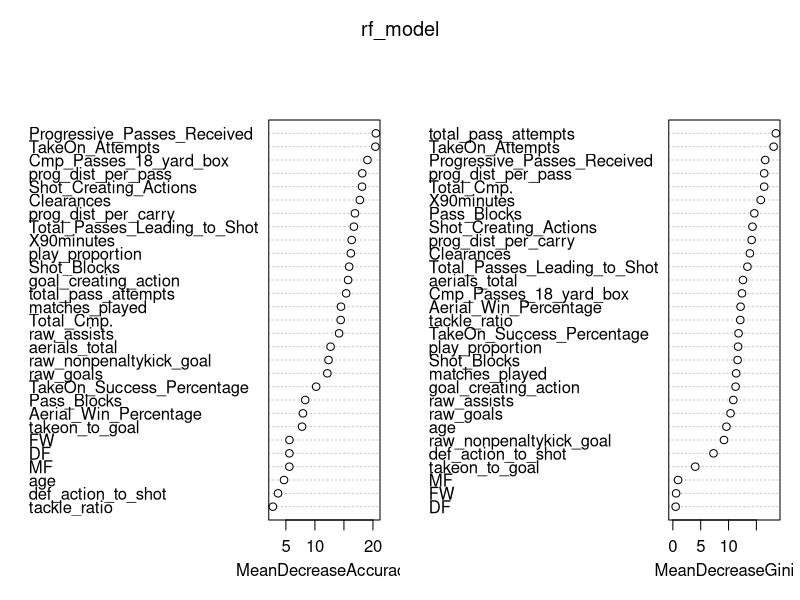
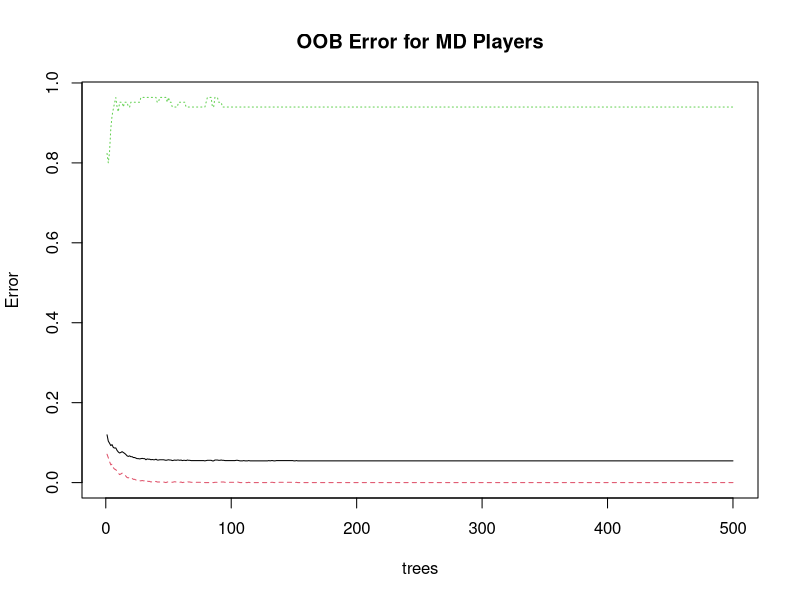
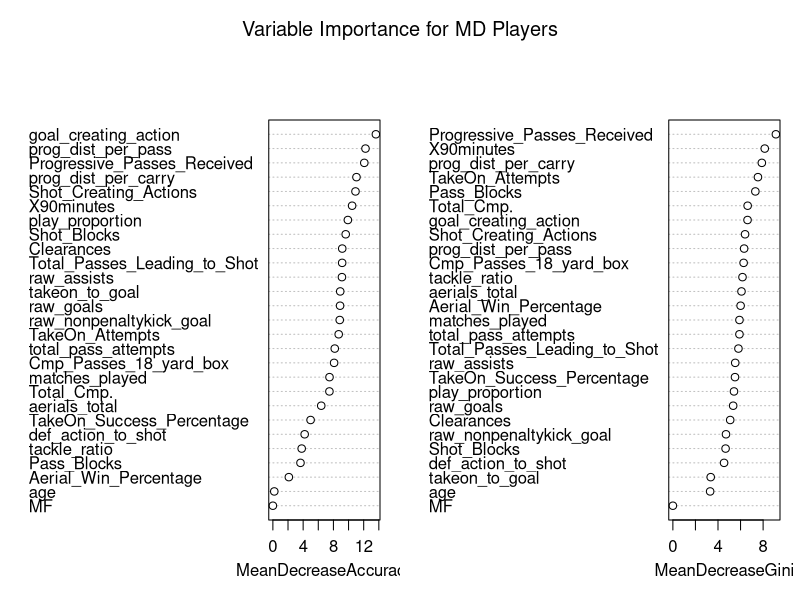
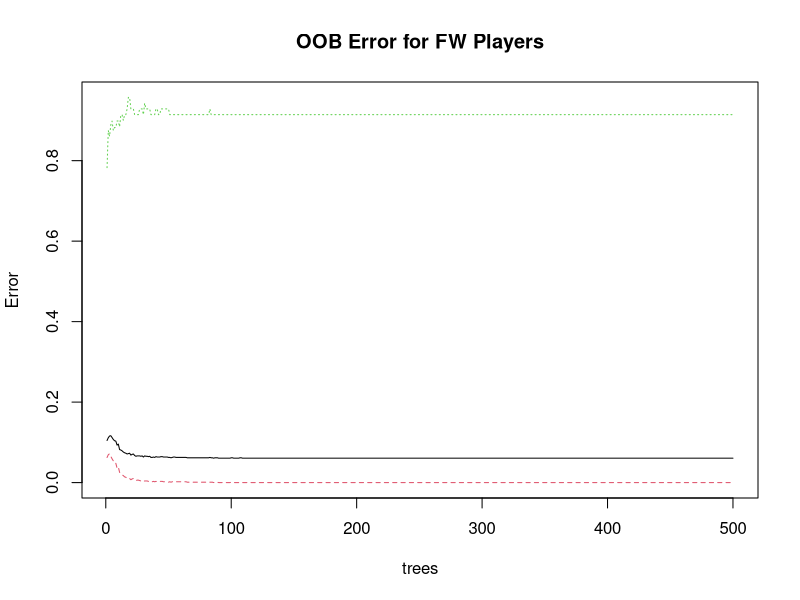
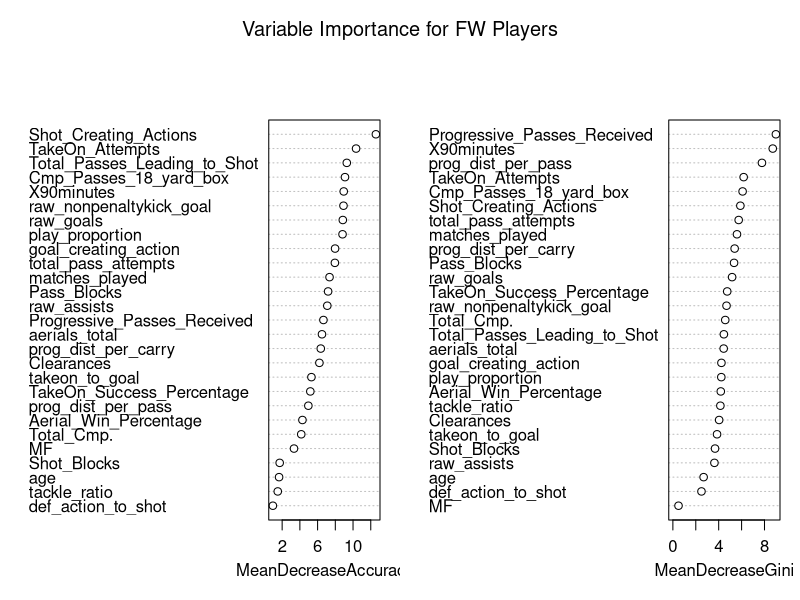
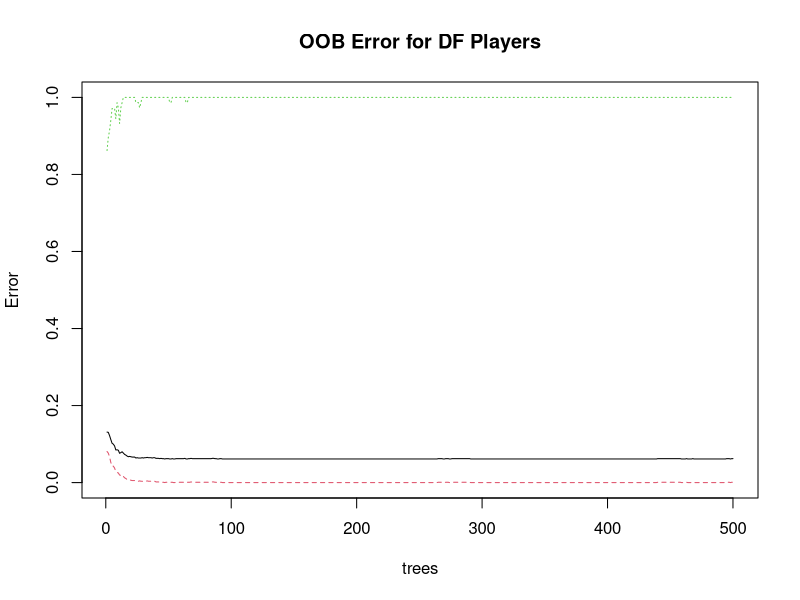
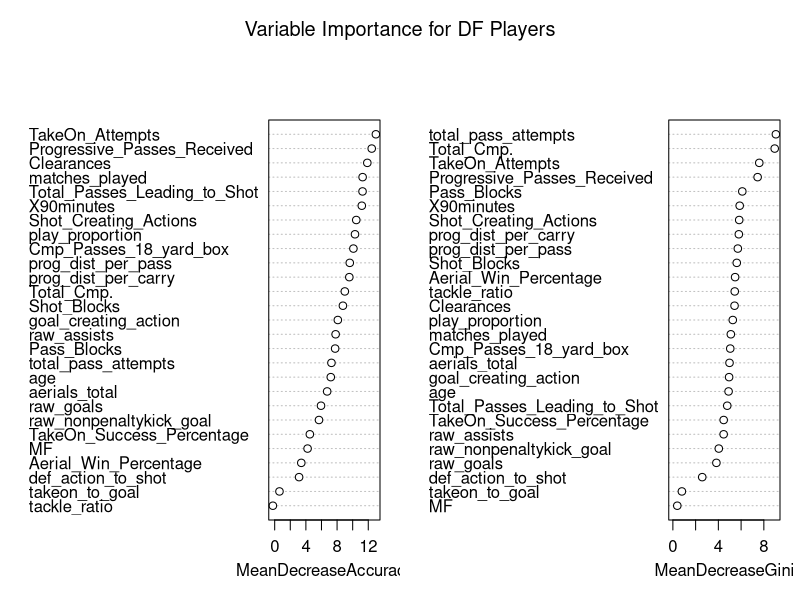

These figures' R source, in order:
## ---- chunk 1
knitr::opts_chunk$set(echo = TRUE)
## ---- chunk 2
if (!require(randomForest)) install.packages("randomForest", dependencies = TRUE)
if (!require(caret)) install.packages("caret", dependencies = TRUE)

library(randomForest)
library(caret)
## ---- chunk 3
data <- read.csv("transfer_dataset.csv", stringsAsFactors = T)
## ---- chunk 4
str(data)
summary(data)

data$transfer <- as.factor(data$transfer)
data$MF <- as.factor(data$MF)
data$DF <- as.factor(data$DF)
data$FW <- as.factor(data$FW)

data <- na.omit(data)
## ---- chunk 5
set.seed(82)
trainIndex <- createDataPartition(data$transfer, p = 0.7, list = FALSE)
trainData <- data[trainIndex, ]
testData <- data[-trainIndex, ]

## ---- chunk 6
rf_model <- randomForest(transfer ~ . - season - player, 
                         data = trainData, 
                         ntree = 500,                            
                         mtry = floor(sqrt(ncol(trainData) - 1)),
                         importance = TRUE)
## ---- chunk 7
print(rf_model)
## ---- chunk 8
predictions <- predict(rf_model, testData)
## ---- chunk 9
confMat <- confusionMatrix(predictions, testData$transfer)
print(confMat)
## ---- chunk 10
varImpPlot(rf_model)

## ---- chunk 11
positions <- c("MF", "FW", "DF")

models <- list()
conf_matrices <- list()

for (pos in positions) {
  
  pos_data <- subset(data, data[[pos]] == 1)
  pos_data <- pos_data[, !(names(pos_data) %in% c("season", "player", "MD", "FW", "DF"))]
  pos_data$transfer <- as.factor(pos_data$transfer)
  
  if(nrow(pos_data) < 10) {
    cat("Not enough data for position", pos, "\n")
    next
  }
   set.seed(42)
   
  trainIndex <- createDataPartition(pos_data$transfer, p = 0.7, list = FALSE)
  trainData <- pos_data[trainIndex, ]
  testData <- pos_data[-trainIndex, ]
  
  # Random Forest model
  rf_model <- randomForest(transfer ~ ., 
                           data = trainData, 
                           ntree = 500, 
                           mtry = floor(sqrt(ncol(trainData) - 1)), 
                           importance = TRUE)
  
  models[[pos]] <- rf_model
  
  # Predictions on the test set
  predictions <- predict(rf_model, testData)
  
  # Evaluate the model performance
  conf_mat <- confusionMatrix(predictions, testData$transfer)
  conf_matrices[[pos]] <- conf_mat
  
  cat("Confusion Matrix for", pos, "players:\n")
  print(conf_mat)
  cat("\n---------------------------------\n")
}
## ---- chunk 12
#MF players:
cat("Model summary for MF players:\n")
print(models[["MF"]])
plot(models[["MF"]], main = "OOB Error for MD Players")
varImpPlot(models[["MF"]], main = "Variable Importance for MD Players")

#FW players:
cat("Model summary for FW players:\n")
print(models[["FW"]])
plot(models[["FW"]], main = "OOB Error for FW Players")
varImpPlot(models[["FW"]], main = "Variable Importance for FW Players")


#DF players:
cat("Model summary for DF players:\n")
print(models[["DF"]])
plot(models[["DF"]], main = "OOB Error for DF Players")
varImpPlot(models[["DF"]], main = "Variable Importance for DF Players")

